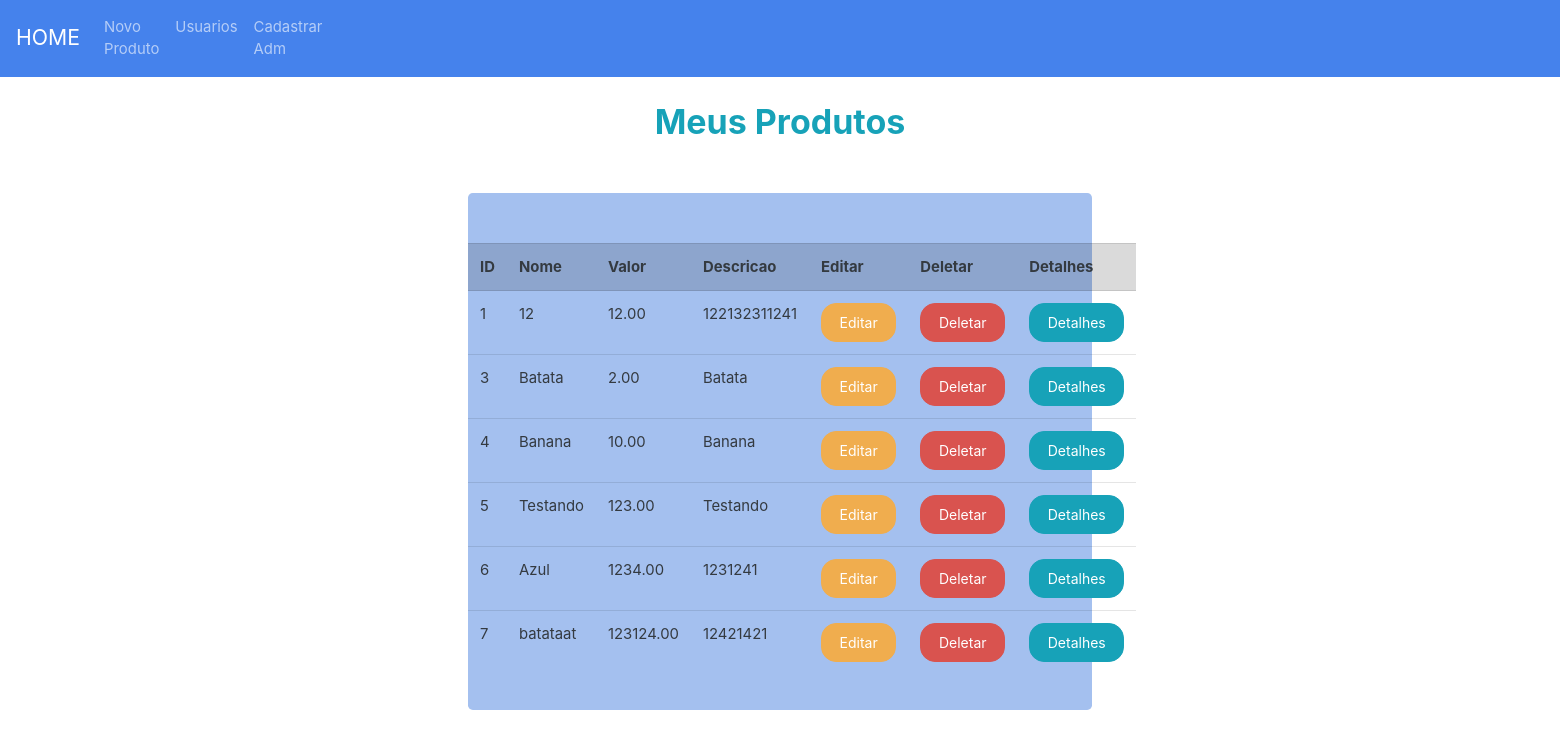
The page /WebContent/index.php (signed in) on the database its author committed.
### tables this page shows
CREATE TABLE `tb_produtos` (
  `id_produto` int(11) NOT NULL,
  `nome_produto` varchar(50) NOT NULL,
  `valor_produto` float(10,2) NOT NULL,
  `descricao_produto` varchar(255) NOT NULL
);

### WebContent/index.php (the view, shortened to what this page needs)
<!DOCTYPE html>
<html lang="pt-br">
<head>
	<link rel="stylesheet" type="text/css" href="css/bootstrap.min.css">
</head>
<body>
	<?php include 'menu.php'; ?>
	<h2 class="text text-info" style="text-align: center">Meus Produtos</h2>
	<div class="jumbotron" style="margin: 50px 30% 0 30%; padding: 50px 0 20px 0; background-color: #a4c0ef">
	<?php
	include 'conn.php';
	$sql = "SELECT *
			FROM tb_produtos";
	$result = mysqli_query($conn, $sql);
	if (mysqli_affected_rows($conn) > 0) {
		?>
		<table class="table table-hover">
			<tr class="table-active">
				<th scope="row">ID</th>
				<th scope="row">Nome</th>
				<th scope="row">Valor</th>
				<th scope="row">Descricao</th>
				<th scope="row">Editar</th>
				<th scope="row">Deletar</th>
				<th scope="row">Detalhes</th>
			</tr>
		<?php
		while ($produtos = mysqli_fetch_assoc($result)) {
			echo "<tr>";
			foreach ($produtos as $indice => $produto) {
				echo "<td>$produto</td>";
				if ($indice == 'id_produto') {
					$id = $produto;
				}
			}
			echo '<td><a href="editarproduto.php?id='.$id.'"class="btn btn-warning">Editar</a></td>';
			echo '<td><a href="deletarproduto.php?id='.$id.'"class="btn btn-danger"
			onclick="return confirm(\'Deseja excluir este registro?\')">Deletar</a></td>';
			echo '<td><a href="descricaoproduto.php?id='.$id.'"class="btn btn-info">Detalhes</a></td>';
			echo "</tr>";
		}
		echo "</table>";
	}else{
		echo "<h3>Não há produtos cadastrados</h3>";
	}
	?>
	</div>
</body>
</html>

### rows shown on the page
tb_produtos: id_produto "1", nome_produto "12", valor_produto "12.00", descricao_produto "122132311241"
tb_produtos: id_produto "3", nome_produto "Batata", valor_produto "2.00", descricao_produto "Batata"
tb_produtos: id_produto "4", nome_produto "Banana", valor_produto "10.00", descricao_produto "Banana"
tb_produtos: id_produto "5", nome_produto "Testando", valor_produto "123.00", descricao_produto "Testando"
tb_produtos: id_produto "6", nome_produto "Azul", valor_produto "1234.00", descricao_produto "1231241"
tb_produtos: id_produto "7", nome_produto "batataat", valor_produto "123124.00", descricao_produto "12421421"
